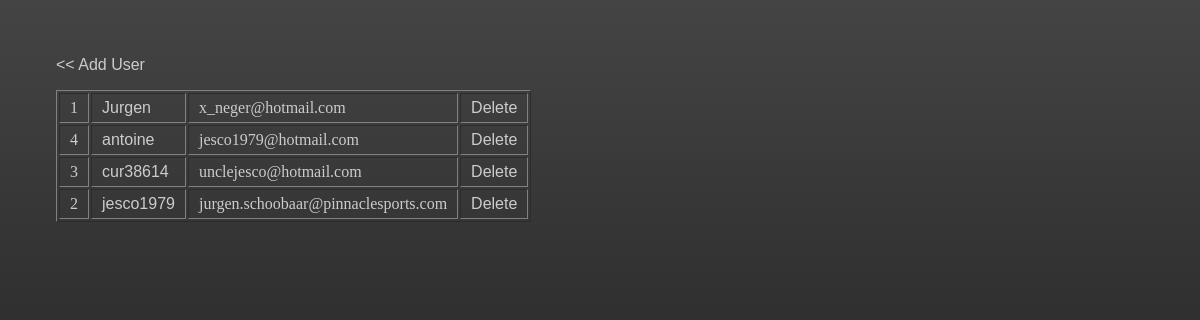
Before: /users/ with the older database file.
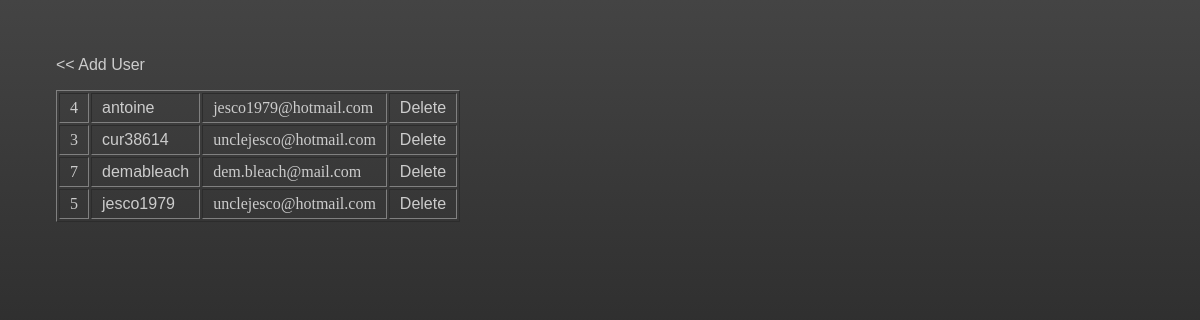
After: the same page with the newer database file.
### models/database.py (models this page shows)
class User(db.Model):
    id = db.Column(db.Integer, primary_key=True)
    username = db.Column(db.String, unique=True, nullable=False)
    email = db.Column(db.String)

### app.py (the view)
@app.route('/users/')
def users():
	all_users = db.session.execute(db.select(User).order_by(User.username)).scalars()
	return render_template("userslist.html", all_users=all_users)

### templates/userslist.html (shortened to what this page needs)
{% extends 'index.html' %}
{% block content %}
	<a href="{{ url_for('add_user') }}"><< Add User</a>
	<table border="1">
	{% for user in all_users %}
		<tr>
			<td>
				{{ user.id }}
			</td>
			<td>
				<a href="{{ url_for('find_user', userid=user.id) }}">{{ user.username }}</a>
			</td>
			<td>
				{{ user.email }}
			</td>
			<td>
				<a href="{{ url_for('delete_user', userid=user.id) }}">Delete</a>
			</td>
		</tr>
	{% endfor %}
	</table>
{% endblock %}

### templates/index.html (shortened to what this page needs)
<!doctype html>
<html lang="en">
<head>
</head>
<body>
{% block content %}
{% endblock %}
</body>
</html>

### templates/index.html (style rules this page uses)
html, body { height: 100%; }
body { background: linear-gradient(#444, #111); color: #ccc; padding: 3rem; }
a { color: #cccccc; font-family: sans-serif; transition: .3s ease-in-out; text-decoration: none; }

### templates/userslist.html (style rules this page uses)
table { margin: 1rem 0; }
table td { padding: 5px 10px; }

Changed rows visible on the page:
removed User: id "1", username "Jurgen", email "x_neger@hotmail.com"
removed User: id "2", username "jesco1979", email "jurgen.schoobaar@pinnaclesports.com"
added User: id "7", username "demableach", email "dem.bleach@mail.com"
added User: id "5", username "jesco1979", email "unclejesco@hotmail.com"
